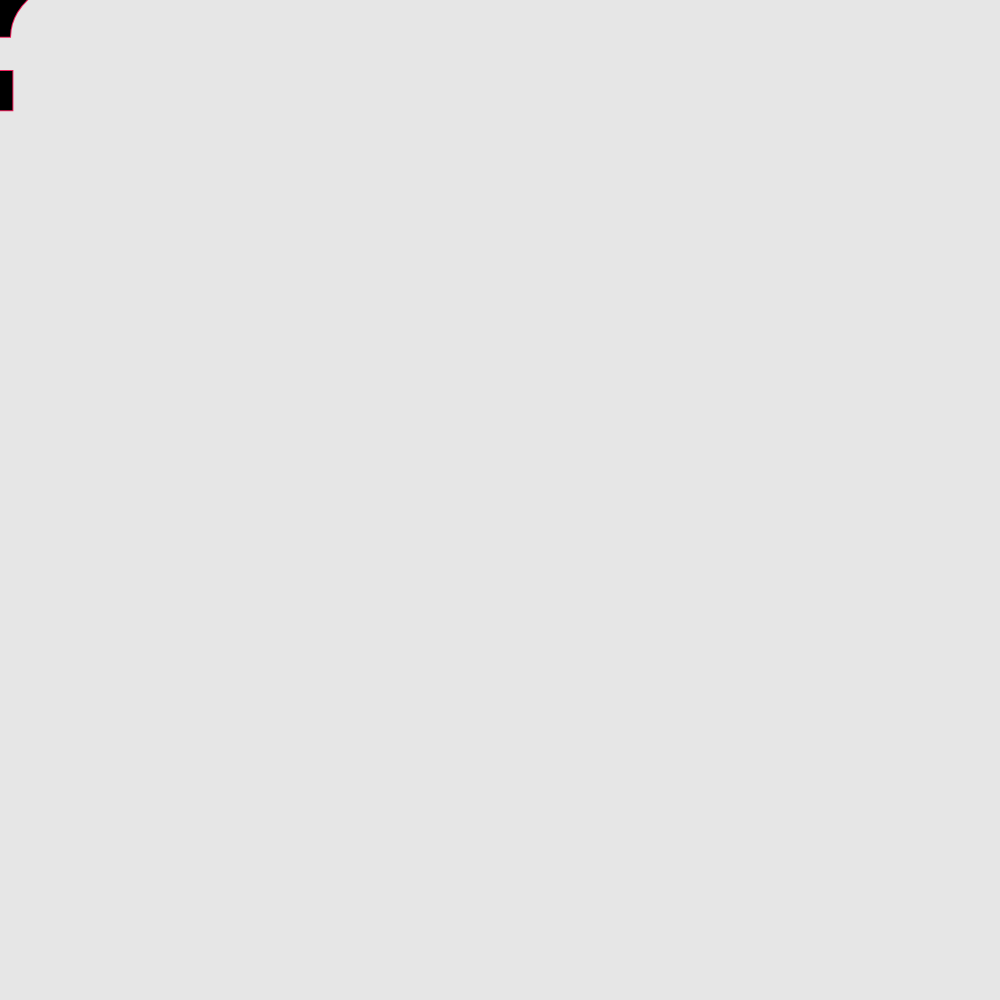
Frame 1 (no input)
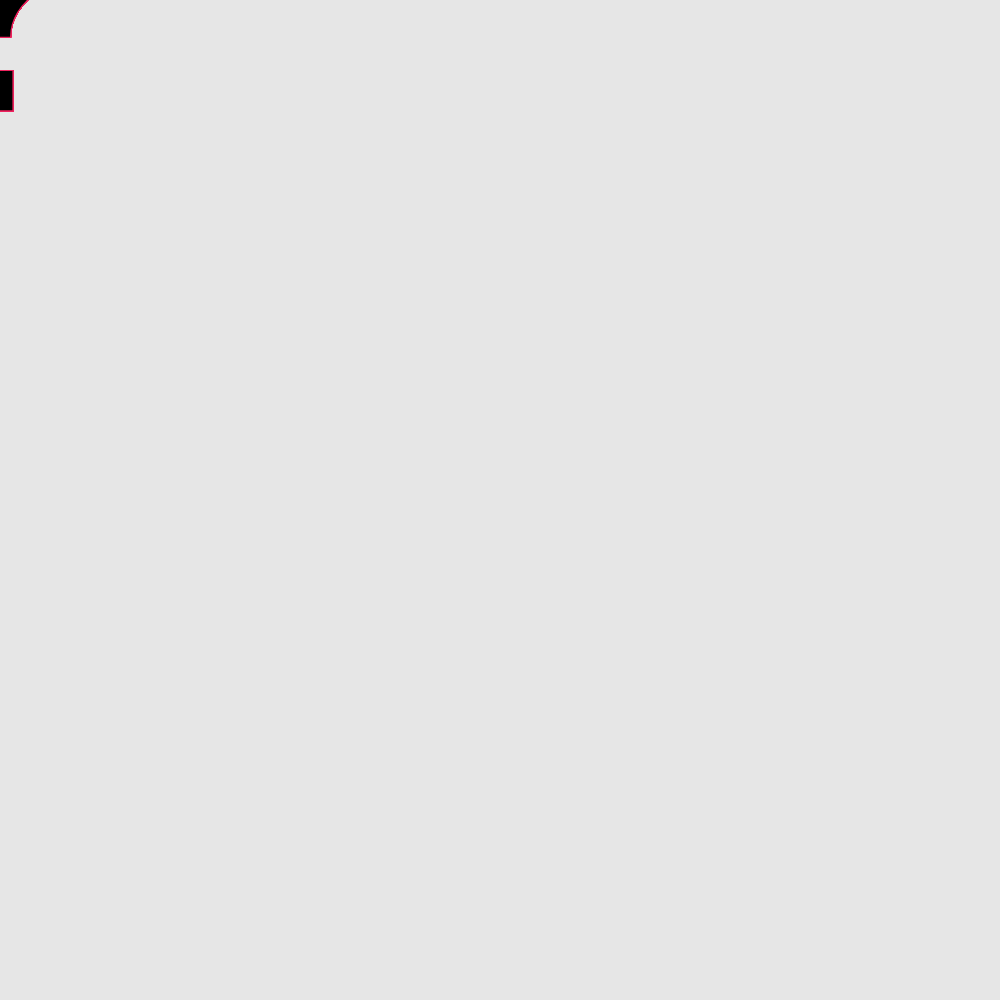
Frame 60 (no input)
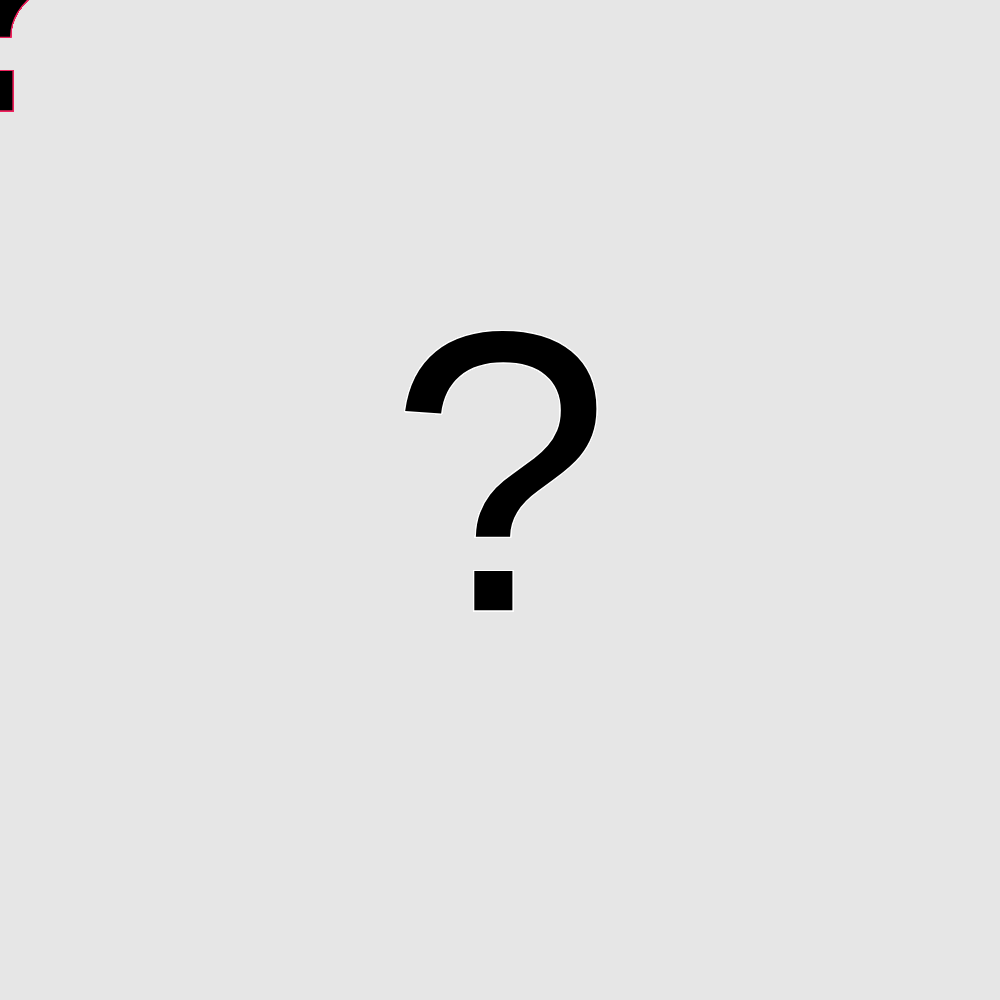
Frame 120 (the mouse pressed at the canvas centre since frame 60)

The p5.js sketch that drew these frames (run headless with seeded random() and noise() and a simulated clock; from frame 60 on, the mouse is pressed at the canvas centre):

// p5.js sketch
// ── sketch.js
function setup() {
  createCanvas(1000, 1000);
  background(230);
  strokeWeight(2);
}

function draw() {
  if (mouseIsPressed) {
    stroke(255);
  } else {
    stroke(237, 34, 93);
  }
  textSize(400);
  textAlign(CENTER, CENTER); 
  text("?", mouseX, mouseY); //movin movin
}




 
